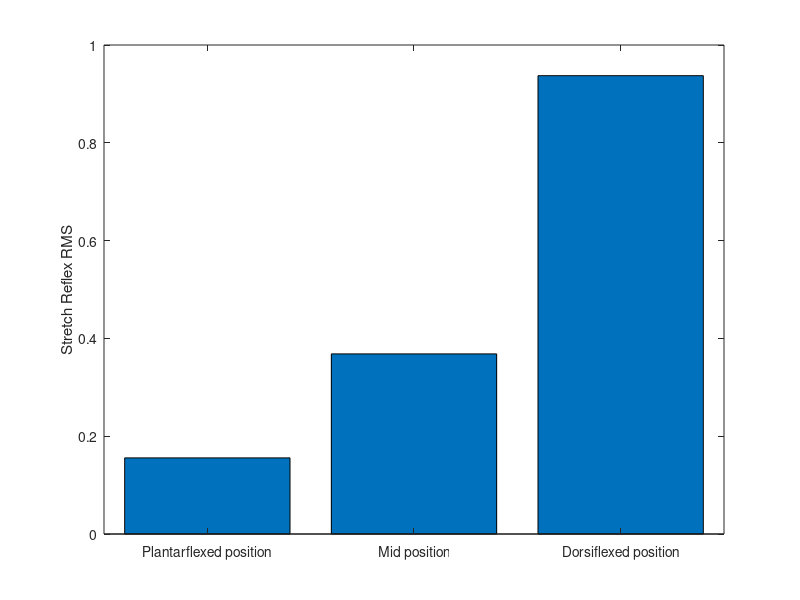

The MATLAB script that drew this image:
load stretchReflexResults
conditions = 1:3;
pulseMeanResults = [mean(results.PF2.pulseReflexAmplitude) mean(results.PF1.pulseReflexAmplitude) mean(results.DF.pulseReflexAmplitude)];
pulsePrctile20Results = [prctile(results.PF2.pulseReflexAmplitude,10) prctile(results.PF1.pulseReflexAmplitude,10) prctile(results.DF.pulseReflexAmplitude,10)];
pulsePrctile80Results = [prctile(results.PF2.pulseReflexAmplitude,90) prctile(results.PF1.pulseReflexAmplitude,90) prctile(results.DF.pulseReflexAmplitude,90)];
bar(conditions, pulseMeanResults)
labels = {'Plantarflexed position','Mid position','Dorsiflexed position'};
set(gca,'XTickLabel',labels)
ylabel('Stretch Reflex RMS')

%hold on
%errorbar(conditions,pulseMeanResults,pulsePrctile10Results-pulseMeanResults,pulsePrctile90Results-pulseMeanResults,'r')